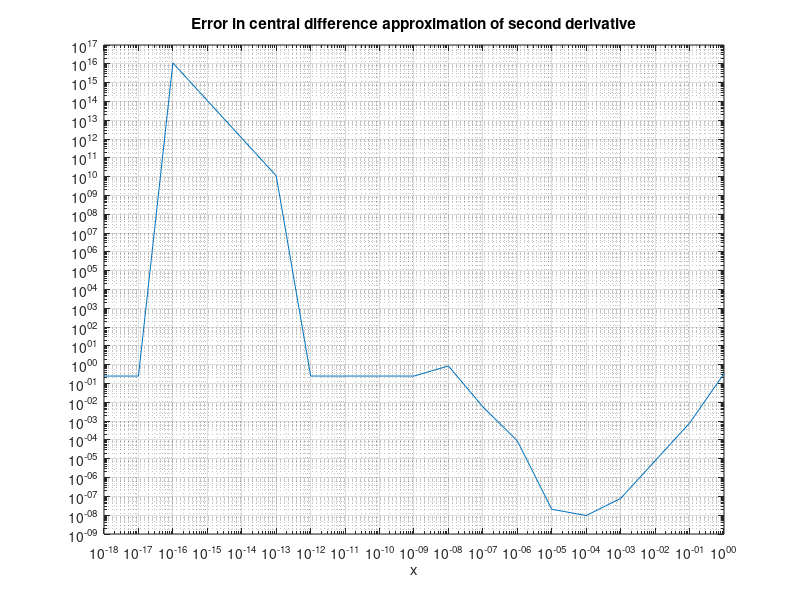

Write the MATLAB code that produced this figure.
% Approximation second derivative by the central difference
format compact
clear all
close all

% Function to be approximated
f = @(x) sqrt(x);
ddf = @(x) -x.^(-3/2) / 4; % f''(x)
a = 1; % point where derivative is computed

% (a) Central difference
h = 10.^([-18:0]);
h = h(:); % change to column vector
ddf_app = (f(a+h) - 2*f(a) + f(a-h)) ./ (h.^2);

% (b) Absolute error
ddf_ext = ddf(a); % exact value f''(a)
ddf_err = abs(ddf_app-ddf_ext);
loglog(h,ddf_err)
xlabel('x')
title('Error in central difference approximation of second derivative')
grid on

[ddfmin, imin] = min(abs(ddf_err));
fdhm = h(imin);
fprintf('Minimum error in central difference approximation = %.2e\n', ddfmin)
fprintf('Step giving smallest absolute error = %.2e\n', fdhm)
fprintf('Fourth root of machine precision = %.2e\n', eps^(1/4))
